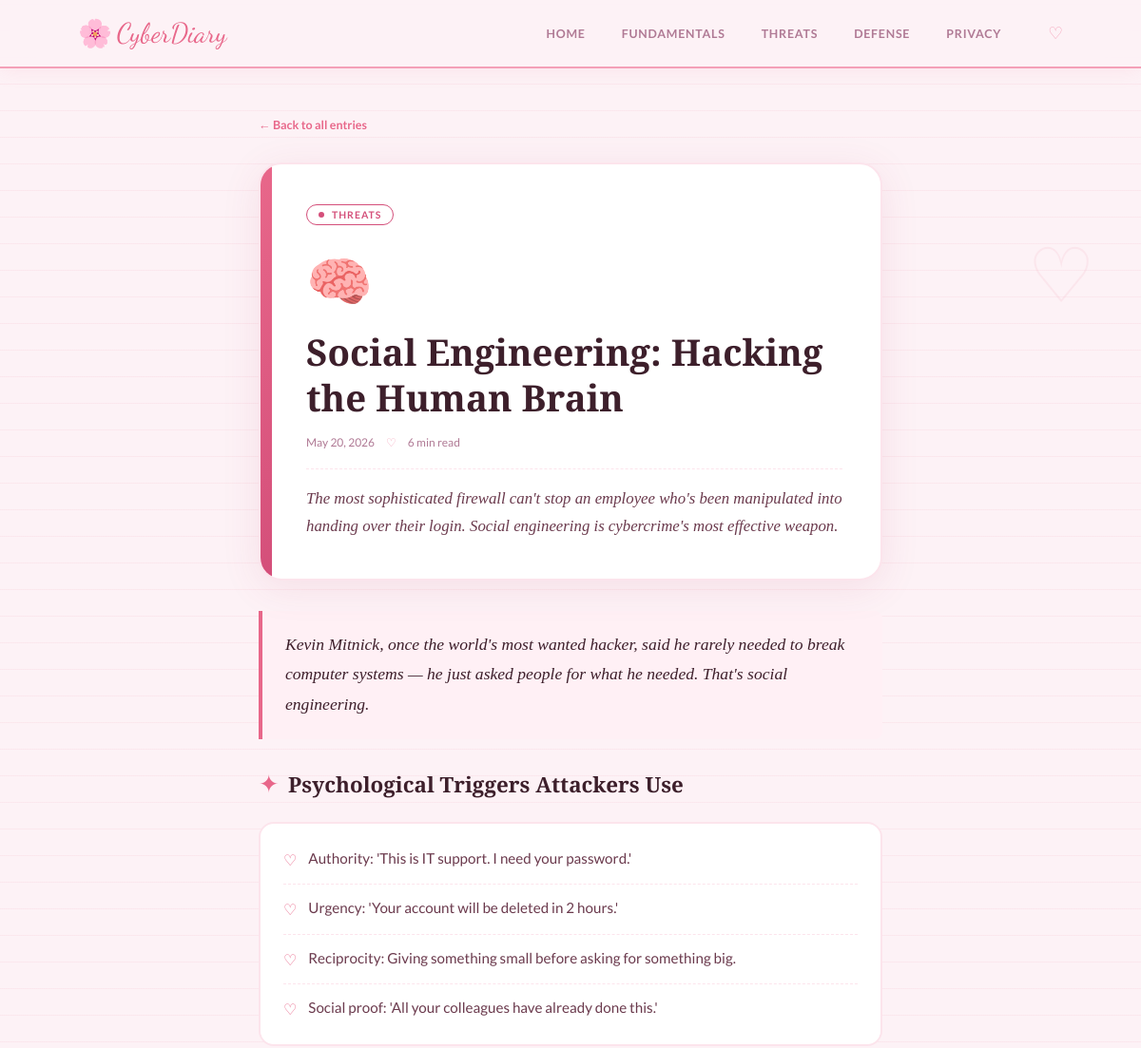
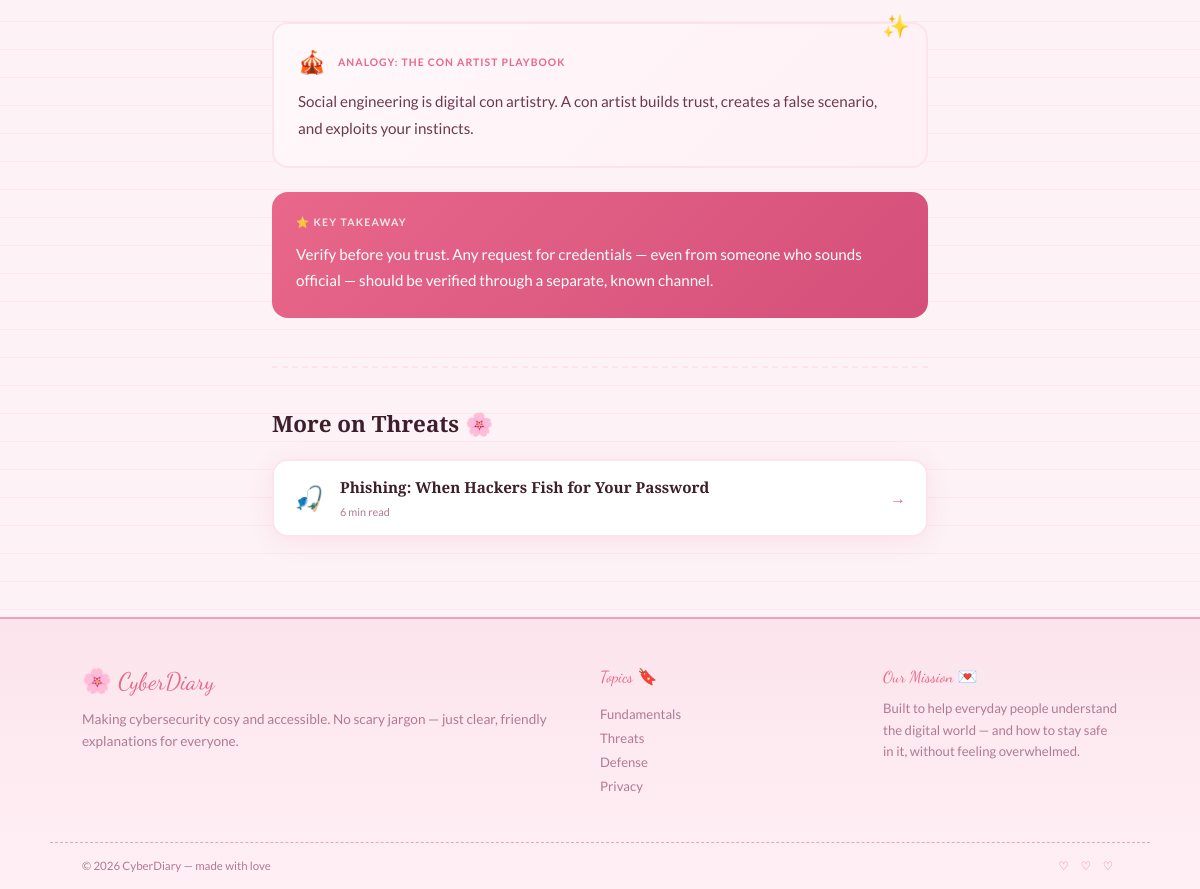
Screenshot of /post/social-engineering with the database file from the repository (2 pictures, top to bottom).
### tables this page shows
CREATE TABLE posts (
    id           INTEGER PRIMARY KEY AUTOINCREMENT,
    slug         TEXT    UNIQUE NOT NULL,
    title        TEXT    NOT NULL,
    excerpt      TEXT    NOT NULL,
    category     TEXT    NOT NULL DEFAULT 'Fundamentals',
    tag_color    TEXT    NOT NULL DEFAULT '#e8678a',
    hero_icon    TEXT    NOT NULL DEFAULT 'pencil',
    photo        TEXT    DEFAULT '',
    read_time    TEXT    NOT NULL DEFAULT '5 min read',
    content_json TEXT    NOT NULL DEFAULT '[]',
    published    INTEGER NOT NULL DEFAULT 1,
    created_at   TEXT    NOT NULL DEFAULT (datetime('now')),
    updated_at   TEXT    NOT NULL DEFAULT (datetime('now'))
);

### app.py (the view)
@app.route("/post/<slug>")
def post(slug):
    row = query("SELECT * FROM posts WHERE slug=? AND published=1", (slug,), one=True)
    if not row:
        abort(404)
    article     = _post(row)
    related_rows = query(
        "SELECT * FROM posts WHERE category=? AND slug!=? AND published=1 LIMIT 2",
        (article["category"], slug)
    )
    return render_template("post.html", post=article,
                           related=[_post(r) for r in related_rows])

### app.py (called while the page is built)
def get_db():
    if "db" not in g:
        g.db = sqlite3.connect(DATABASE)
        g.db.row_factory = sqlite3.Row
        g.db.execute("PRAGMA foreign_keys = ON")
    return g.db

def query(sql, args=(), one=False):
    cur = get_db().execute(sql, args)
    rows = cur.fetchall()
    return (rows[0] if rows else None) if one else rows

def _post(row) -> dict:
    p = dict(row)
    p["content"] = json.loads(p.pop("content_json", "[]"))
    try:
        dt      = datetime.strptime(p["created_at"][:10], "%Y-%m-%d")
        p["date"] = dt.strftime("%B %-d, %Y")
    except Exception:
        p["date"] = p["created_at"][:10]
    return p

### templates/post.html (shortened to what this page needs)
{% extends "base.html" %}
{% block content %}
<div class="post-layout">
    <a href="/" class="back-link">← Back to all entries</a>
    <header class="post-header">
        <div class="post-tag" style="border-color: {{ post.tag_color }}; color: {{ post.tag_color }}">
            <span class="tag-dot" style="background: {{ post.tag_color }}"></span>
            {{ post.category }}
        </div>
        <div class="post-hero-icon">{{ post.hero_icon }}</div>
        <h1 class="post-title">{{ post.title }}</h1>
        <div class="post-meta">
            <span>{{ post.date }}</span>
            <span class="meta-sep">♡</span>
            <span>{{ post.read_time }}</span>
        </div>
        <p class="post-lead">{{ post.excerpt }}</p>
    </header>
    <article class="post-body">
        {% for section in post.content %}
            {% if section.type == "intro" %}
            <p class="content-intro">{{ section.text }}</p>
            {% elif section.type == "heading" %}
            <h2 class="content-heading">
                <span class="heading-accent">✦</span> {{ section.text }}
            </h2>
            {% elif section.type == "paragraph" %}
            <p class="content-paragraph">{{ section.text }}</p>
            {% elif section.type == "analogy" %}
            <div class="analogy-box">
                <div class="analogy-header">
                    <span class="analogy-icon">{{ section.icon }}</span>
                    <span class="analogy-label">Analogy: {{ section.title }}</span>
                </div>
                <p>{{ section.text }}</p>
            </div>
            {% elif section.type == "list" %}
            <ul class="content-list">
                {% for item in section.entries %}
                <li>
                    <span class="list-marker">♡</span>
                    {{ item }}
                </li>
                {% endfor %}
            </ul>
            {% elif section.type == "takeaway" %}
            <div class="takeaway-box">
                <div class="takeaway-label">⭐ Key Takeaway</div>
                <p>{{ section.text }}</p>
            </div>
            {% endif %}
        {% endfor %}
    </article>
    {% if related %}
    <section class="related-section">
        <div class="section-header">
            <h2 class="section-title">More on {{ post.category }} 🌸</h2>
        </div>
        <div class="related-grid">
            {% for r in related %}
            <a href="/post/{{ r.slug }}" class="related-card">
                <div class="related-icon">{{ r.hero_icon }}</div>
                <div class="related-info">
                    <h3>{{ r.title }}</h3>
                    <span>{{ r.read_time }}</span>
                </div>
                <span class="related-arrow">→</span>
            </a>
            {% endfor %}
        </div>
    </section>
    {% endif %}
</div>
{% endblock %}

### rows the page displays
posts: category "THREATS", hero_icon "🧠", title "Social Engineering: Hacking the Human Brain", read_time "6 min read", excerpt "The most sophisticated firewall can't stop an employee who's been manipulated into handing over their login. Social engineering is cybercrime's most effective weapon.", category "Threats"
posts: hero_icon "🎣", title "Phishing: When Hackers Fish for Your Password", read_time "6 min read"

### other values shown
{{ post.date }} "May 20, 2026"
{{ section.text }} "Kevin Mitnick, once the world's most wanted hacker, said he rarely needed to break computer systems — he just asked people for what he needed. That's social engineering."
{{ section.text }} "Psychological Triggers Attackers Use"
{{ item }} "Authority: 'This is IT support. I need your password.'" "Urgency: 'Your account will be deleted in 2 hours.'" "Reciprocity: Giving something small before asking for something big." "Social proof: 'All your colleagues have already done this.'"
{{ section.icon }} "🎪"
{{ section.title }} "THE CON ARTIST PLAYBOOK"
{{ section.text }} "Social engineering is digital con artistry. A con artist builds trust, creates a false scenario, and exploits your instincts."
{{ section.text }} "Verify before you trust. Any request for credentials — even from someone who sounds official — should be verified through a separate, known channel."
